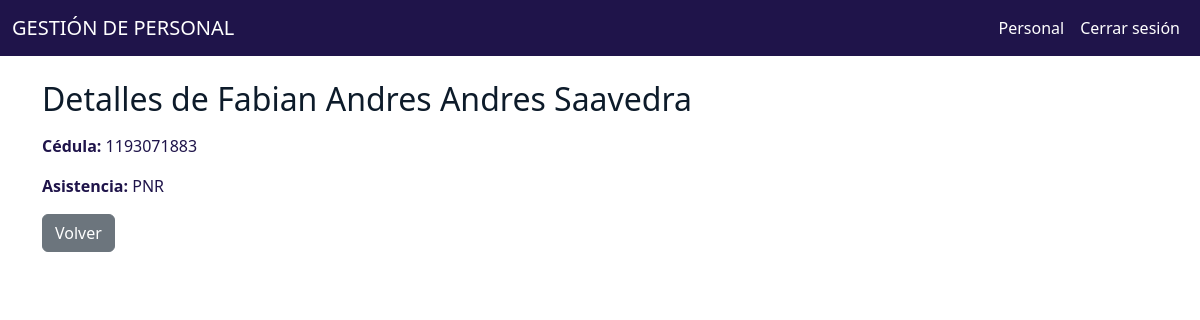
/personal/1/ (signed in), run on the app's committed database.
### personalAPP/models.py (models this page shows, shortened)
class Personal(models.Model):
    ESTADOS_ASISTENCIA = [
        ('Presente', 'Presente'),
        ('PP3', 'Permiso personal por tres horas'),
        ('PP4', 'Permiso personal por cuatro horas'),
        ('CC', 'Cambio de contrato'),
        ('PR', 'Permiso remunerado'),
        ('PNR', 'Permiso no remunerado'),
        ('IL', 'Incapacidad laboral'),
        ('IG', 'Incapacidad general'),
        ('PM', 'Permiso de maternidad'),
        ('PP', 'Permiso de paternidad'),
        ('LT15', 'Llegada tarde por 15 minutos'),
        ('L', 'Licencia'),
        ('FSS', 'Falta sin soporte'),
        ('CD', 'Calamidad doméstica'),
        ('SP', 'Suspendido'),
        ('SC', 'Sin contratar'),
        ('CM', 'Cita médica'),
    ]
    user = models.ForeignKey(User, on_delete=models.CASCADE)
    nombre = models.CharField(max_length=100, null=False, blank=False)
    apellido = models.CharField(max_length=100, null=False, blank=False)
    cedula = models.BigIntegerField(unique=True, null=False, blank=False)
    fecha_nacimiento = models.DateField(null=False, blank=False)
    estado_asistencia = models.CharField(
        max_length=50,
        choices=ESTADOS_ASISTENCIA,
        blank=False,
        null=False,
        default='Presente'
    )

### personalAPP/views.py (the view)
# urls.py: path('personal/<int:personal_id>/', views.detalle_personal, name='detalle_personal'),
@login_required
def detalle_personal(request, personal_id):
    persona = get_object_or_404(Personal, id=personal_id)
    return render(request, 'detalle_personal.html', {"persona": persona})

### personalAPP/templates/detalle_personal.html (shortened to what this page needs)
{% extends 'base.html' %}
{% block content %}
    <h2 class="mb-3" style="color: #0D1B2A;">Detalles de {{ persona.nombre }} {{ persona.apellido }}</h2>
    <p><strong>Cédula:</strong> {{ persona.cedula }}</p>
    <p><strong>Asistencia:</strong> {{ persona.estado_asistencia }}</p>
    <a href="{% url 'personal' %}" class="btn btn-secondary">Volver</a>
{% endblock %}

### personalAPP/templates/base.html (style rules this page uses)
body { background-color: white; color: #1F144A; }

### data on the page
Personal: nombre "Fabian Andres", apellido "Andres Saavedra", cedula "1193071883", estado_asistencia "PNR"
